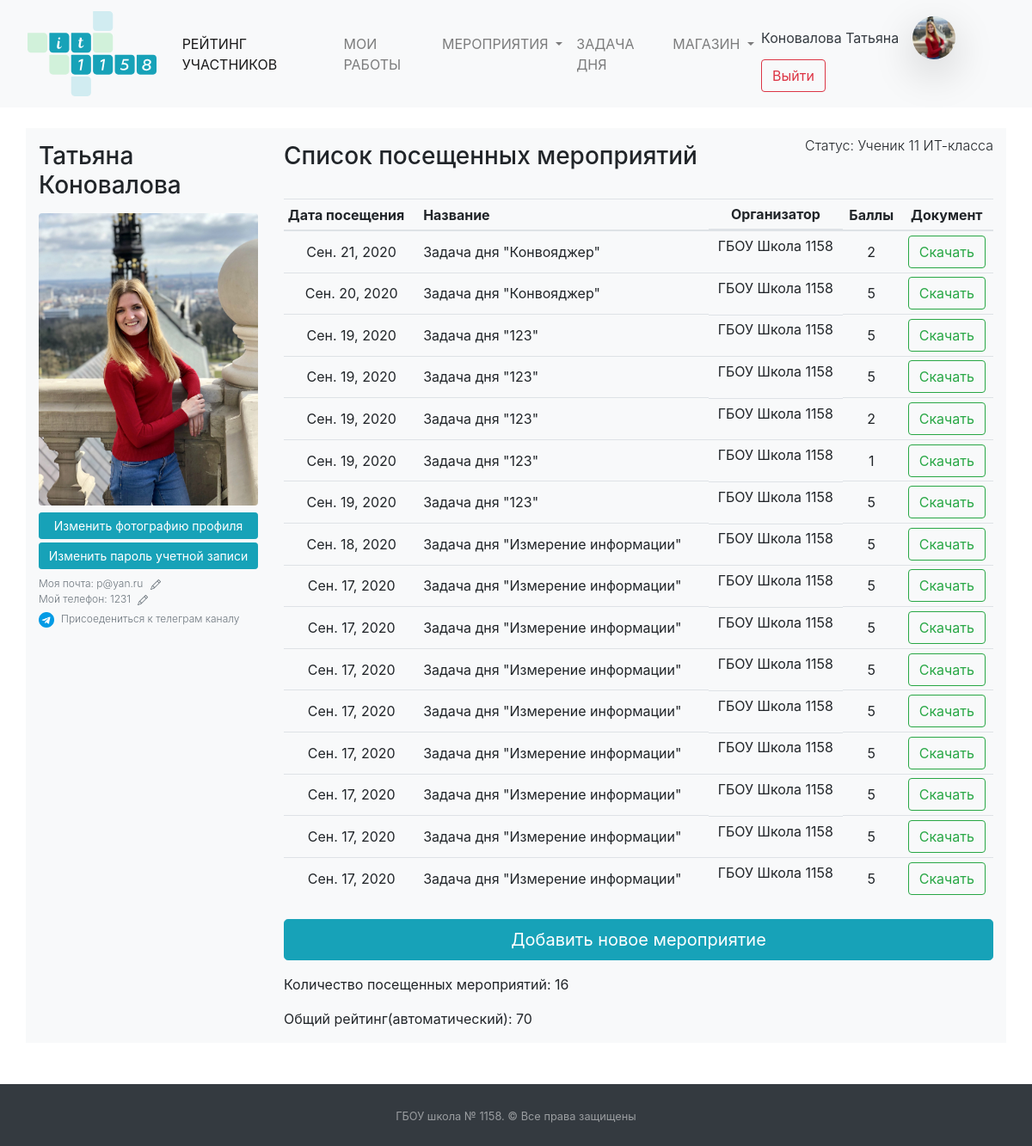
The page /24/ (signed in) on the database as committed earlier.
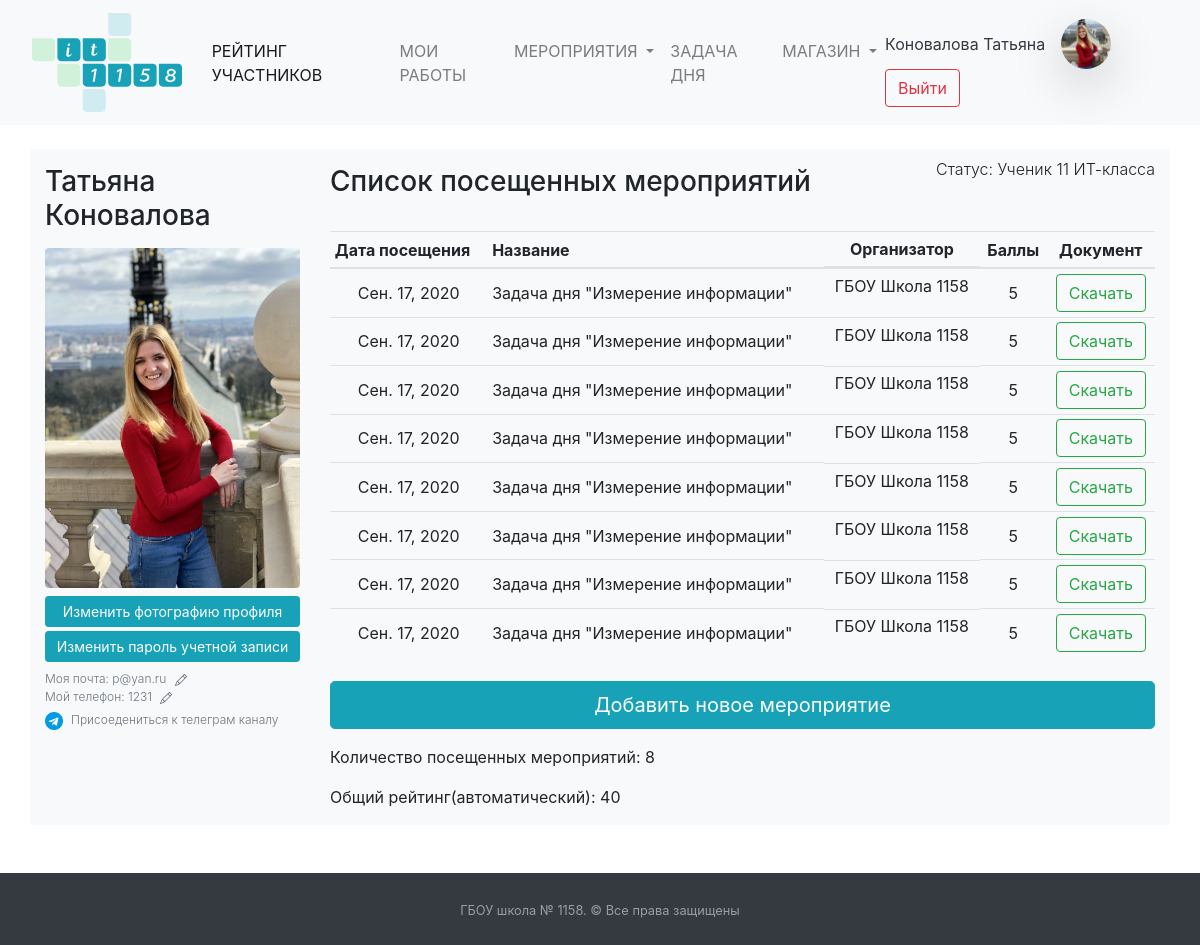
The same page on the database as committed later.
### mainapp/models.py (models this page shows, shortened)
class Events(models.Model):
    date = models.DateField("Дата посещения")
    name = models.CharField("Название мероприятия", max_length=200)
    organization = models.CharField("Название организации", max_length=300)
    events = models.ForeignKey(Puples, verbose_name="Мероприятия", on_delete=models.SET_NULL, null=True)
    check = models.BooleanField(default=False)
    event_rate = models.IntegerField(default=0)
    verification_file = models.FileField(upload_to="verification_files/", null=True, verbose_name="Файл")
    class Meta:
        verbose_name = "Мероприятия"
        verbose_name_plural = "Мероприятия"

### mainapp/views.py (the view, shortened to what this page needs)
# urls.py: path("<int:pk>/", PostDetailView.as_view(), name="puples"),
class PostDetailView(HeaderNotificationsCounter, LoginRequiredMixin, DetailView):
    model = Puples
    pk_url_kwarg = "pk"
    template_name = "puple_detail/puples_detail_end.html"
    login_url = '/login/'
    def get(self, request, pk):
        if request.user.is_superuser or request.user.puples.pk == pk:
            return super().get(request, pk)
        return HttpResponseForbidden()
    def get_context_data(self, **kwargs):
        context = super().get_context_data(**kwargs)
        context['pk'] = self.kwargs['pk']
        context['events_count'] = Events.objects.filter(events__pk=self.kwargs['pk'], check=True).count()
        context['allevents'] = Events.objects.filter(events__pk=self.kwargs['pk']).order_by('-date')
        context['form'] = CollectData()
        if Puples.objects.get(pk=self.kwargs["pk"]).status == "APP":
            context['app'] = ApplicantAction.objects.get(action_app=self.kwargs['pk'])
        else:
            context['app'] = 1
        context['rate_event'] = sum(
            map(lambda x: x.event_rate, Events.objects.filter(events__pk=self.kwargs['pk'], check=True)))
        return context

### mainapp/addons_python/views_addons_classes.py (called while the page is built)
    def get_context_data(self, *, object_list=None, **kwargs):
        context = super().get_context_data(**kwargs)
        context['events_new'] = Events.objects.filter(check=False).count()
        context['applicants_count'] = Puples.objects.filter(
            status="APP").count()
        return context

### templates/puple_detail/puples_detail_end.html
{% extends 'base.html' %}
{% block main %}
{% include 'puple_detail/puples_detail.html'%}
</div>
{% endblock %}
{% block detail_active %} active{% endblock %}

### templates/puple_detail/puples_detail.html (shortened to what the changed rows need)
{% load crispy_forms_tags %}
{% block main %}
    {% load static %}
    {% if puples.email != "" and puples.phone != "" or user.is_superuser %}
        <div class="container-xl my-4 bg-light">
        <div class="row">
            <div class="col">
                <div class="row">
                    <h3 class="pt-3 col-12 col-lg-8">
                    </h3>
                    <p class="font-weight-light text-right mt-2 col">Статус: {{ puples.get_status_display }}</p>
                </div>
                {% if puples.status != "APP" %}
                    <table class="table table-sm text-center my-4">
                        <thead class="thead text-center">
                        <tr>
                            <th class="text-left">Дата посещения</th>
                            <th class="text-left">Название</th>
                            <th class="d-none d-sm-block">Организатор</th>
                            <th>Баллы</th>
                            <th>Документ</th>
                        </tr>
                        </thead>
                        {% for event in allevents %}
                            <tr {% if event.check is False %} class="alert-warning"{% endif %}>
                                <td class="align-middle">{{ event.date }} </td>
                                <td class="text-left align-middle">{{ event.name }}</td>
                                <td class="text-left align-middle text-center d-none d-sm-block">{{ event.organization }}</td>
                                <td class="text-left align-middle text-center">{{ event.event_rate }}</td>
                                <td class="text-center align-middle">
                                    <form method="post" action="{% url 'verification_file_download' %}">
                                        <button type="submit" class="btn btn-outline-success">Скачать</button>
                                    </form>
                                </td>
                            </tr>
                        {% endfor %}
                    </table>
                    <a class="btn btn-info btn-lg btn-block btn-rounded" href="add_events" role="button">Добавить новое
                        мероприятие</a>
                    <p class="my-3">Количество посещенных мероприятий: {{ events_count }} </p>
                    <p class="my-3">Общий рейтинг(автоматический): {{ rate_event }}</p>
                {% endif %}
            </div>
        </div>
    {% endif %}
{% endblock %}

Rows that differ between the two databases and show on the page:
removed Events: date "Сен. 21, 2020", name "Задача дня \"Конвояджер\"", organization "ГБОУ Школа 1158", event_rate "2"
removed Events: date "Сен. 20, 2020", name "Задача дня \"Конвояджер\"", organization "ГБОУ Школа 1158", event_rate "5"
no longer on this page (row edited): Events: date "Сен. 19, 2020", name "Задача дня \"123\"", organization "ГБОУ Школа 1158", event_rate "5"
no longer on this page (row edited): Events: date "Сен. 19, 2020", name "Задача дня \"123\"", organization "ГБОУ Школа 1158", event_rate "5"
no longer on this page (row edited): Events: date "Сен. 19, 2020", name "Задача дня \"123\"", organization "ГБОУ Школа 1158", event_rate "2"
removed Events: date "Сен. 19, 2020", name "Задача дня \"123\"", organization "ГБОУ Школа 1158", event_rate "1"
removed Events: date "Сен. 19, 2020", name "Задача дня \"123\"", organization "ГБОУ Школа 1158", event_rate "5"
no longer on this page (row edited): Events: date "Сен. 18, 2020", name "Задача дня \"Измерение информации\"", organization "ГБОУ Школа 1158", event_rate "5"
Other text that changed with them:
{{ events_count }}: "16" → "8"
{{ rate_event }}: "70" → "40"
